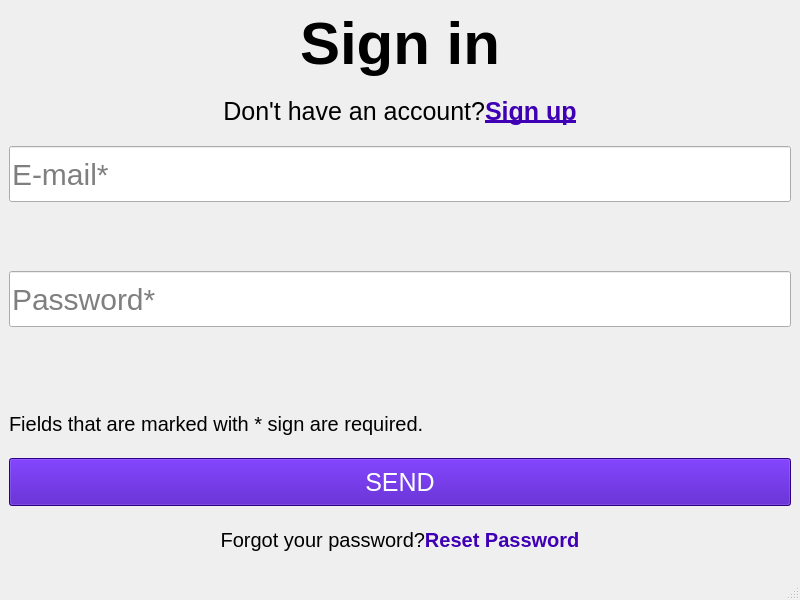
<?xml version="1.0" encoding="UTF-8"?>
<ui version="4.0">
 <class>SignIn</class>
 <widget class="QMainWindow" name="SignIn">
  <property name="geometry">
   <rect>
    <x>0</x>
    <y>0</y>
    <width>800</width>
    <height>600</height>
   </rect>
  </property>
  <property name="windowTitle">
   <string>SignIn</string>
  </property>
  <widget class="QWidget" name="centralwidget">
   <layout class="QGridLayout" name="gridLayout">
    <item row="0" column="1">
     <layout class="QVBoxLayout" name="verticalLayout">
      <item>
       <widget class="QLabel" name="label">
        <property name="styleSheet">
         <string notr="true">font-size: 60px;
font-weight:  1000;</string>
        </property>
        <property name="text">
         <string>Sign in</string>
        </property>
        <property name="alignment">
         <set>Qt::AlignCenter</set>
        </property>
       </widget>
      </item>
      <item>
       <widget class="QLabel" name="label_2">
        <property name="styleSheet">
         <string notr="true">font-size: 25px;</string>
        </property>
        <property name="text">
         <string>Don't have an account?&lt;a href=&quot;https://www.google.com&quot;&gt;&lt;b&gt;&lt;font color=&quot;#3f00b5&quot; &gt;Sign up&lt;/font&gt;&lt;/b&gt;&lt;/a&gt;</string>
        </property>
        <property name="alignment">
         <set>Qt::AlignCenter</set>
        </property>
       </widget>
      </item>
      <item>
       <widget class="QLineEdit" name="lineEdit">
        <property name="styleSheet">
         <string notr="true">height: 50px;
font-size: 30px;</string>
        </property>
        <property name="echoMode">
         <enum>QLineEdit::Normal</enum>
        </property>
        <property name="placeholderText">
         <string>E-mail*</string>
        </property>
       </widget>
      </item>
      <item>
       <widget class="QLabel" name="label_email">
        <property name="styleSheet">
         <string notr="true">display: none;</string>
        </property>
        <property name="text">
         <string/>
        </property>
       </widget>
      </item>
      <item>
       <widget class="QLineEdit" name="lineEdit_2">
        <property name="styleSheet">
         <string notr="true">height: 50px;
font-size: 30px;</string>
        </property>
        <property name="echoMode">
         <enum>QLineEdit::Password</enum>
        </property>
        <property name="placeholderText">
         <string>Password*</string>
        </property>
       </widget>
      </item>
      <item>
       <widget class="QLabel" name="label_password">
        <property name="styleSheet">
         <string notr="true"/>
        </property>
        <property name="text">
         <string/>
        </property>
       </widget>
      </item>
      <item>
       <widget class="QLabel" name="label_3">
        <property name="styleSheet">
         <string notr="true">font-size: 20px;</string>
        </property>
        <property name="text">
         <string>Fields that are marked with * sign are required.</string>
        </property>
       </widget>
      </item>
      <item>
       <widget class="QPushButton" name="pushButton">
        <property name="minimumSize">
         <size>
          <width>780</width>
          <height>0</height>
         </size>
        </property>
        <property name="styleSheet">
         <string notr="true">background-color: #3f00b5;
color: white;
height: 40px;
font-size: 25px;</string>
        </property>
        <property name="text">
         <string>SEND</string>
        </property>
       </widget>
      </item>
      <item>
       <widget class="QLabel" name="label_4">
        <property name="styleSheet">
         <string notr="true">font-size: 20px;</string>
        </property>
        <property name="text">
         <string>Forgot your password?&lt;b&gt;&lt;font color=&quot;#3f00b5&quot; &gt;Reset Password&lt;/font&gt;&lt;/b&gt;</string>
        </property>
        <property name="alignment">
         <set>Qt::AlignCenter</set>
        </property>
       </widget>
      </item>
     </layout>
    </item>
   </layout>
  </widget>
  <widget class="QMenuBar" name="menubar">
   <property name="geometry">
    <rect>
     <x>0</x>
     <y>0</y>
     <width>800</width>
     <height>22</height>
    </rect>
   </property>
  </widget>
  <widget class="QStatusBar" name="statusbar"/>
 </widget>
 <resources/>
 <connections/>
</ui>
